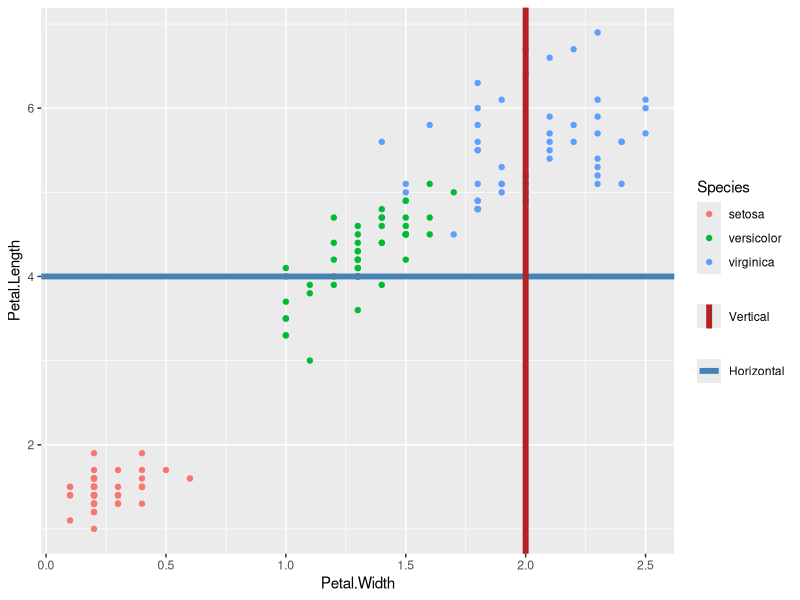

Generate this figure with R:
## ---- chunk 1
#| warning: false
# https://stackoverflow.com/questions/77809065/ggplot2-legend-icon-mismatch-for-horizontal-and-vertical-lines#77809293
# https://bookdown.dongzhuoer.com/hadley/ggplot2-book/legend-glyph.html
# https://ggplot2.tidyverse.org/reference/draw_key.html
# https://stackoverflow.com/questions/65798204/how-to-avoid-the-crossing-effect-in-legend-with-geom-vline-and-geom-hline-on-t

library(ggplot2)

ggplot(iris, aes(Petal.Width, Petal.Length)) +
  geom_point(aes(color = Species)) +
  geom_hline(aes(yintercept = 4, lty = 'Horizontal'),
             color = 'steelblue', lwd = 2, key_glyph = 'path') +
  geom_vline(aes(xintercept = 2, linewidth = 'Vertical'),
             color = 'firebrick', key_glyph = 'vline') +
  guides(color = guide_legend(order = 1),
         linewidth = guide_legend(title = NULL, order = 2),
         linetype = guide_legend(title = NULL, order = 3))

# OR

# library(ggplot2)
# glyph_vline <- function(data, params, size) {
#   if (data$colour == 'firebrick') {
#     draw_key_vline(data, params, size)
#   } else {
#     zeroGrob()
#   }
# }
# 
# glyph_hline <- function(data, params, size) {
#   if (data$colour == 'steelblue') {
#     draw_key_path(data, params, size)
#   } else {
#     zeroGrob()
#   }
# }
# 
# ggplot(iris, aes(Petal.Width, Petal.Length)) +
#   geom_point(aes(color = Species)) +
#   geom_hline(aes(yintercept = 4, lty = 'Horizontal'),
#              color = 'steelblue', lwd = 2, key_glyph = glyph_hline) +
#   geom_vline(aes(xintercept = 2, lty = 'Vertical'),
#              color = 'firebrick', lwd = 2, key_glyph = glyph_vline) +
#   scale_linetype_manual(name = "Lines", values = c("solid","solid")) +
#   guides(lty = guide_legend(title = 'Lines',
#                             override.aes = list(color = c('steelblue', 'firebrick'),
#                                                 lty = c('solid', 'solid'))))
